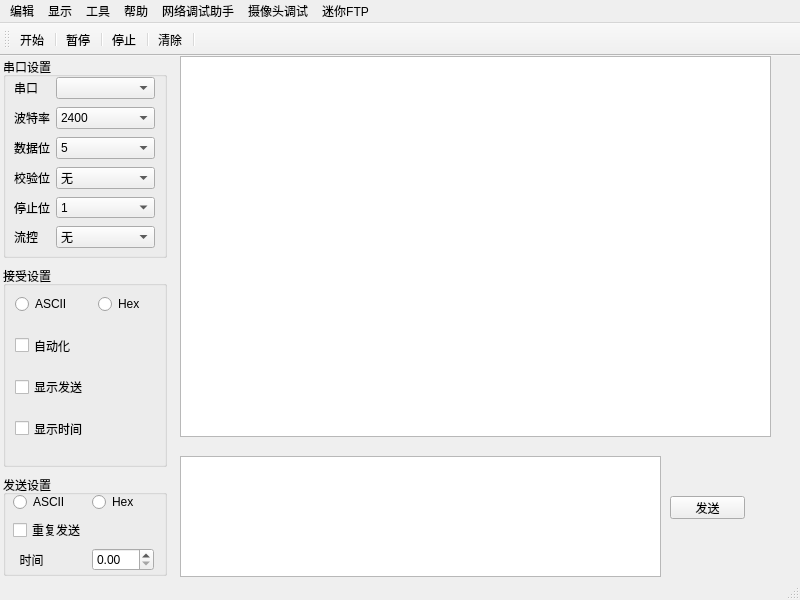
<?xml version="1.0" encoding="UTF-8"?>
<ui version="4.0">
 <class>MainWindow</class>
 <widget class="QMainWindow" name="MainWindow">
     <property name="geometry">
         <rect>
             <x>0</x>
             <y>0</y>
             <width>800</width>
             <height>600</height>
         </rect>
     </property>
     <property name="minimumSize">
         <size>
             <width>800</width>
             <height>600</height>
         </size>
     </property>
     <property name="maximumSize">
         <size>
             <width>800</width>
             <height>600</height>
         </size>
     </property>
     <property name="windowTitle">
         <string>MainWindow</string>
     </property>
     <widget class="QWidget" name="centralwidget">
         <widget class="QWidget" name="layoutWidget">
             <property name="geometry">
                 <rect>
                     <x>1</x>
                     <y>1</y>
                     <width>171</width>
      <height>521</height>
     </rect>
    </property>
    <layout class="QVBoxLayout" name="verticalLayout" stretch="2,2,1">
     <property name="spacing">
      <number>8</number>
     </property>
     <property name="leftMargin">
      <number>2</number>
     </property>
     <property name="rightMargin">
      <number>5</number>
     </property>
     <property name="bottomMargin">
      <number>2</number>
     </property>
     <item>
      <widget class="QGroupBox" name="groupBox">
       <property name="title">
        <string>串口设置</string>
       </property>
       <widget class="QWidget" name="layoutWidget">
        <property name="geometry">
         <rect>
          <x>11</x>
          <y>20</y>
          <width>141</width>
          <height>171</height>
         </rect>
        </property>
        <layout class="QFormLayout" name="formLayout">
         <property name="verticalSpacing">
          <number>8</number>
         </property>
         <item row="0" column="0">
          <widget class="QLabel" name="label">
           <property name="text">
            <string>串口</string>
           </property>
          </widget>
         </item>
         <item row="0" column="1">
          <widget class="QComboBox" name="comboBox_uart"/>
         </item>
         <item row="1" column="0">
          <widget class="QLabel" name="label_2">
           <property name="text">
            <string>波特率</string>
           </property>
          </widget>
         </item>
         <item row="1" column="1">
          <widget class="QComboBox" name="comboBox_btl">
           <item>
            <property name="text">
             <string>2400</string>
            </property>
           </item>
           <item>
            <property name="text">
             <string>4800</string>
            </property>
           </item>
           <item>
            <property name="text">
             <string>9600</string>
            </property>
           </item>
           <item>
            <property name="text">
             <string>19200</string>
            </property>
           </item>
           <item>
            <property name="text">
             <string>38400</string>
            </property>
           </item>
           <item>
            <property name="text">
             <string>57600</string>
            </property>
           </item>
           <item>
            <property name="text">
             <string>115200</string>
            </property>
           </item>
           <item>
            <property name="text">
             <string>128000</string>
            </property>
           </item>
           <item>
            <property name="text">
             <string>230400</string>
            </property>
           </item>
           <item>
            <property name="text">
             <string>256000</string>
            </property>
           </item>
           <item>
            <property name="text">
             <string>460800</string>
            </property>
           </item>
           <item>
            <property name="text">
             <string>512000</string>
            </property>
           </item>
           <item>
            <property name="text">
             <string>921600</string>
            </property>
           </item>
          </widget>
         </item>
         <item row="2" column="0">
          <widget class="QLabel" name="label_3">
           <property name="text">
            <string>数据位</string>
           </property>
          </widget>
         </item>
         <item row="2" column="1">
          <widget class="QComboBox" name="comboBox_sjw">
           <item>
            <property name="text">
             <string>5</string>
            </property>
           </item>
           <item>
            <property name="text">
             <string>6</string>
            </property>
           </item>
           <item>
            <property name="text">
             <string>7</string>
            </property>
           </item>
           <item>
            <property name="text">
             <string>8</string>
            </property>
           </item>
          </widget>
         </item>
         <item row="3" column="0">
          <widget class="QLabel" name="label_4">
           <property name="text">
            <string>校验位</string>
           </property>
          </widget>
         </item>
         <item row="3" column="1">
          <widget class="QComboBox" name="comboBox_xyw">
           <item>
            <property name="text">
             <string>无</string>
            </property>
           </item>
           <item>
            <property name="text">
             <string>奇校验</string>
            </property>
           </item>
           <item>
            <property name="text">
             <string>偶校验</string>
            </property>
           </item>
          </widget>
         </item>
         <item row="4" column="0">
          <widget class="QLabel" name="label_5">
           <property name="text">
            <string>停止位</string>
           </property>
          </widget>
         </item>
         <item row="4" column="1">
          <widget class="QComboBox" name="comboBox_tzw">
           <item>
            <property name="text">
             <string>1</string>
            </property>
           </item>
           <item>
            <property name="text">
             <string>1.5</string>
            </property>
           </item>
           <item>
            <property name="text">
             <string>2</string>
            </property>
           </item>
          </widget>
         </item>
         <item row="5" column="0">
          <widget class="QLabel" name="label_6">
           <property name="text">
            <string>流控</string>
           </property>
          </widget>
         </item>
         <item row="5" column="1">
          <widget class="QComboBox" name="comboBox_lk">
           <item>
            <property name="text">
             <string>无</string>
            </property>
           </item>
           <item>
            <property name="text">
             <string>CTS/RTS</string>
            </property>
           </item>
           <item>
            <property name="text">
             <string>XON/XOFF</string>
            </property>
           </item>
          </widget>
         </item>
        </layout>
       </widget>
      </widget>
     </item>
     <item>
      <widget class="QGroupBox" name="groupBox_2">
       <property name="title">
        <string>接受设置</string>
       </property>
       <widget class="QWidget" name="layoutWidget">
        <property name="geometry">
         <rect>
          <x>10</x>
          <y>20</y>
          <width>141</width>
          <height>161</height>
         </rect>
        </property>
        <layout class="QFormLayout" name="formLayout_2">
         <property name="horizontalSpacing">
          <number>10</number>
         </property>
         <property name="verticalSpacing">
          <number>25</number>
         </property>
         <property name="leftMargin">
          <number>2</number>
         </property>
         <property name="topMargin">
          <number>10</number>
         </property>
         <property name="rightMargin">
          <number>10</number>
         </property>
         <property name="bottomMargin">
          <number>10</number>
         </property>
         <item row="0" column="0">
          <widget class="QRadioButton" name="radioButton">
           <property name="text">
            <string>ASCII</string>
           </property>
          </widget>
         </item>
         <item row="0" column="1">
          <widget class="QRadioButton" name="radioButton_2">
           <property name="text">
            <string>Hex</string>
           </property>
          </widget>
         </item>
         <item row="1" column="0">
          <widget class="QCheckBox" name="checkBox">
           <property name="text">
            <string>自动化</string>
           </property>
          </widget>
         </item>
         <item row="2" column="0">
          <widget class="QCheckBox" name="checkBox_2">
           <property name="text">
            <string>显示发送</string>
           </property>
          </widget>
         </item>
         <item row="3" column="0">
          <widget class="QCheckBox" name="checkBox_3">
           <property name="text">
            <string>显示时间</string>
           </property>
          </widget>
         </item>
        </layout>
       </widget>
      </widget>
     </item>
     <item>
      <widget class="QGroupBox" name="groupBox_3">
       <property name="title">
        <string>发送设置</string>
       </property>
       <widget class="QWidget" name="layoutWidget">
        <property name="geometry">
         <rect>
          <x>10</x>
          <y>17</y>
          <width>141</width>
          <height>81</height>
         </rect>
        </property>
        <layout class="QFormLayout" name="formLayout_3">
         <item row="0" column="0">
          <widget class="QRadioButton" name="radioButton_3">
           <property name="text">
            <string>ASCII</string>
           </property>
          </widget>
         </item>
         <item row="3" column="1">
          <widget class="QDoubleSpinBox" name="doubleSpinBox"/>
         </item>
         <item row="0" column="1">
          <widget class="QRadioButton" name="radioButton_4">
           <property name="text">
            <string>Hex</string>
           </property>
          </widget>
         </item>
         <item row="3" column="0">
          <widget class="QLabel" name="label_7">
           <property name="text">
            <string>  时间</string>
           </property>
          </widget>
         </item>
         <item row="1" column="0">
          <widget class="QCheckBox" name="checkBox_4">
           <property name="text">
            <string>重复发送</string>
           </property>
          </widget>
         </item>
        </layout>
       </widget>
      </widget>
     </item>
    </layout>
         </widget>
         <widget class="QTextBrowser" name="textBrowser">
             <property name="geometry">
                 <rect>
                     <x>180</x>
                     <y>0</y>
                     <width>591</width>
                     <height>381</height>
                 </rect>
             </property>
         </widget>
         <widget class="QTextEdit" name="textEdit_get">
             <property name="geometry">
                 <rect>
                     <x>180</x>
                     <y>400</y>
                     <width>481</width>
                     <height>121</height>
                 </rect>
             </property>
             <property name="minimumSize">
                 <size>
                     <width>0</width>
                     <height>0</height>
                 </size>
             </property>
             <property name="maximumSize">
                 <size>
                     <width>16777215</width>
                     <height>250</height>
                 </size>
             </property>
         </widget>
         <widget class="QPushButton" name="pushButton_sinp">
             <property name="geometry">
                 <rect>
                     <x>670</x>
                     <y>440</y>
                     <width>75</width>
                     <height>23</height>
                 </rect>
             </property>
             <property name="text">
                 <string>发送</string>
             </property>
         </widget>
  </widget>
  <widget class="QMenuBar" name="menubar">
   <property name="geometry">
    <rect>
     <x>0</x>
     <y>0</y>
     <width>800</width>
     <height>23</height>
    </rect>
   </property>
   <widget class="QMenu" name="menu">
    <property name="title">
     <string>编辑</string>
    </property>
    <addaction name="separator"/>
    <addaction name="action_start"/>
    <addaction name="separator"/>
    <addaction name="action_pause"/>
    <addaction name="separator"/>
    <addaction name="action_stop"/>
    <addaction name="separator"/>
    <addaction name="action_clear"/>
   </widget>
   <widget class="QMenu" name="menu_2">
    <property name="title">
     <string>显示</string>
    </property>
    <addaction name="separator"/>
   </widget>
   <widget class="QMenu" name="menu_3">
    <property name="title">
     <string>工具</string>
    </property>
    <addaction name="separator"/>
   </widget>
   <widget class="QMenu" name="menu_4">
    <property name="title">
     <string>帮助</string>
    </property>
    <addaction name="separator"/>
   </widget>
   <widget class="QMenu" name="menu_5">
    <property name="title">
     <string>网络调试助手</string>
    </property>
   </widget>
   <widget class="QMenu" name="menu_FTP">
    <property name="title">
     <string>迷你FTP</string>
    </property>
   </widget>
   <widget class="QMenu" name="menu_6">
    <property name="title">
     <string>摄像头调试</string>
    </property>
   </widget>
   <addaction name="menu"/>
   <addaction name="menu_2"/>
   <addaction name="menu_3"/>
   <addaction name="menu_4"/>
   <addaction name="menu_5"/>
   <addaction name="menu_6"/>
   <addaction name="menu_FTP"/>
  </widget>
  <widget class="QToolBar" name="RWL">
   <property name="windowTitle">
    <string>toolBar</string>
   </property>
   <attribute name="toolBarArea">
    <enum>TopToolBarArea</enum>
   </attribute>
   <attribute name="toolBarBreak">
    <bool>false</bool>
   </attribute>
   <addaction name="action_start"/>
   <addaction name="separator"/>
   <addaction name="action_pause"/>
   <addaction name="separator"/>
   <addaction name="action_stop"/>
   <addaction name="separator"/>
   <addaction name="action_clear"/>
   <addaction name="separator"/>
  </widget>
     <widget class="QStatusBar" name="ztl"/>
     <action name="action_start">
         <property name="icon">
             <iconset>
                 <normaloff>images/Player Play.png</normaloff>
                 <normalon>../images/Player Play.png</normalon>images/Player Play.png
             </iconset>
         </property>
         <property name="text">
             <string>开始</string>
         </property>
         <property name="shortcut">
             <string>F1</string>
         </property>
     </action>
     <action name="action_pause">
         <property name="icon">
             <iconset>
                 <normaloff>../images/Player Pause.png</normaloff>../images/Player Pause.png
             </iconset>
         </property>
         <property name="text">
             <string>暂停</string>
         </property>
         <property name="shortcut">
             <string>F2</string>
         </property>
     </action>
     <action name="action_stop">
         <property name="icon">
             <iconset>
                 <normaloff>../images/Player Stop.png</normaloff>../images/Player Stop.png
             </iconset>
         </property>
         <property name="text">
             <string>停止</string>
         </property>
         <property name="shortcut">
             <string>F3</string>
         </property>
     </action>
     <action name="action_clear">
         <property name="icon">
             <iconset>
                 <normaloff>../images/Broom.png</normaloff>../images/Broom.png
             </iconset>
         </property>
         <property name="text">
             <string>清除</string>
         </property>
         <property name="shortcut">
             <string>F4</string>
         </property>
     </action>
 </widget>
 <resources/>
 <connections/>
</ui>
